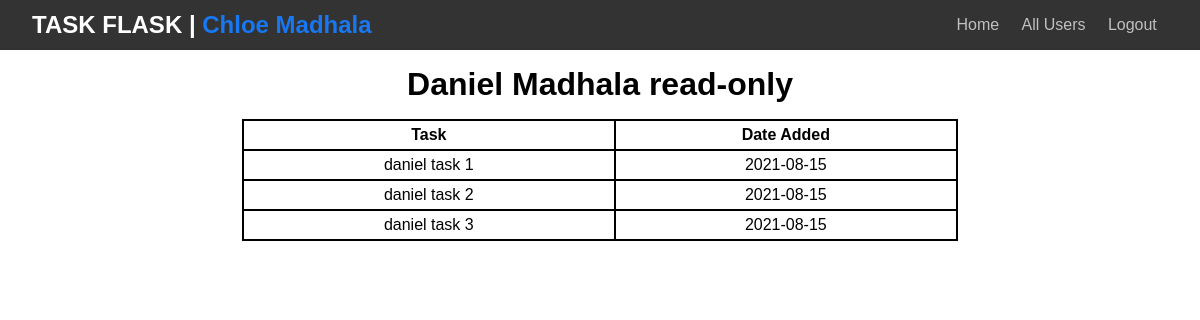
Screenshot of /user/1 (signed in) with the database file from the repository.
### app.py (models this page shows, shortened)
class User(db.Model):
  id = db.Column(db.Integer, primary_key=True)
  first_name = db.Column(db.String(20), nullable=False)
  last_name = db.Column(db.String(20), nullable=False)
  email = db.Column(db.String(120), unique=True, nullable=False)
  password = db.Column(db.String(120), nullable=False)
  tasks = db.relationship('Todo', backref='owner', lazy=True)
  friend = db.relationship('Followers',lazy=True,
                            primaryjoin='User.id == Followers.user_id', backref='owner')

class Todo(db.Model):
  id = db.Column(db.Integer, primary_key=True)
  content = db.Column(db.String(200), nullable=False)
  date_time = db.Column(db.DateTime, default=datetime.utcnow)
  user_id = db.Column(db.Integer, db.ForeignKey('user.id'), nullable=False)

### app.py (the view)
@app.route('/user/<int:user_id>')
def read_user(user_id):
  if 'user' and 'username' not in session:
        return redirect(url_for('login'))
  followers = Followers.query.filter_by(other_user_id=g.user_id).all()
  found = False
  for follow in followers:
    if follow.user_id == user_id:
      found = True
  if not found:
    return redirect(url_for('index'))
  tasks =  Todo.query.filter_by(user_id=user_id).order_by(Todo.date_time).all()
  user = User.query.filter_by(id=user_id).first()
  return render_template('user.html', task_in_html=tasks, user=user)

### app.py (called while the page is built)
@app.before_request
def before_request():
  g.user_id = None
  g.user_name = None
  if 'user' and 'username' in session:
    g.user_id = session['user']
    g.username = session['username']

### templates/user.html (shortened to what this page needs)
{% extends 'base.html' %}
{% block body %}
<div class="content">
  <div class="container tasks">
      <h1>{{user.first_name}} {{user.last_name}} read-only</h1>
      <table>
        <tr>
          <th>Task</th>
          <th>Date Added</th>
        </tr>
        {% for task in task_in_html %}
        <tr>
          <td>{{ task.content }}</td>
          <td>{{ task.date_time.date() }}</td>
        </tr>
        {% endfor %}
      </table>
  </div>
</div>
{% endblock%}

### static/css/main.css (style rules this page uses)
* { margin: 0; padding: 0; box-sizing: border-box; }
body, html { font-family: sans-serif; }
table, td, th { border: 2px solid black; }
table { border-collapse: collapse; width: 100%; }
th { height: 30px; }
td { text-align: center; padding: 5px; }
.container { max-width: 65%; margin:0 auto; padding: 0 2rem; }
.container h1 { text-align: center; margin: 1rem 0; }
.content { display: flex; }
.tasks { flex-grow: 1; }

### rows the page displays
User: first_name "Daniel", last_name "Madhala"
Todo: content "daniel task 1", date_time "2021-08-15"
Todo: content "daniel task 2", date_time "2021-08-15"
Todo: content "daniel task 3", date_time "2021-08-15"

### other values shown
{{ g.username }} "Chloe Madhala"
